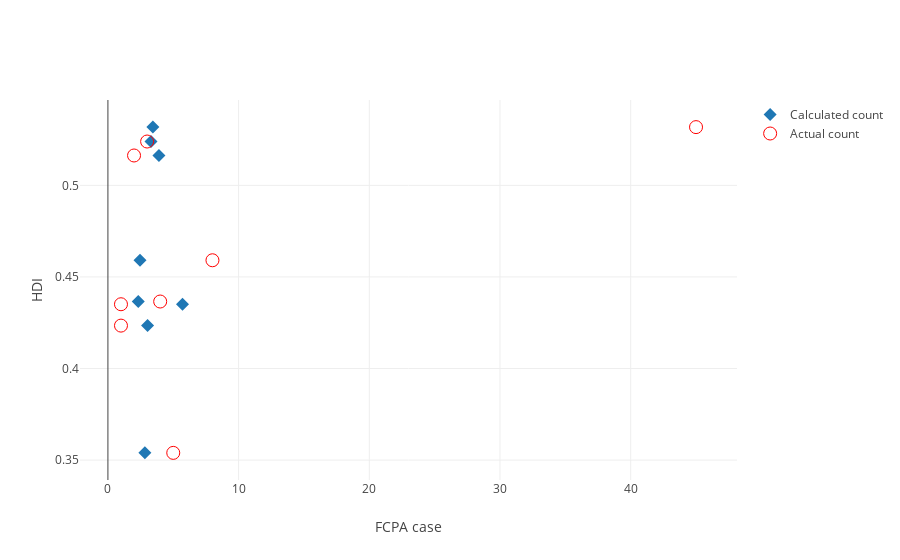

Notebook cell for this chart:
### Code cell
df_hdi_low['Calc Count'] = lm_low.predict(df_hdi_low[['total_inf']])





import plotly.plotly as py
import plotly.graph_objs as go
trace1 = go.Scatter(
    x = np.exp(df_hdi_low['Calc Count']),
    y = df_hdi_low['score'],
    text = df_hdi_low['Legend'],
    mode='markers',
    marker=dict(symbol = 'diamond', size=10),
    name = 'Calculated count'
)

trace2 = go.Scatter(
    x = df_hdi_low['Count'],
    y = df_hdi_low['score'],
    text = df_hdi_low['Legend'],
    mode='markers',
    marker=dict(size=13, color ='red', symbol = "circle-open"),    
    name = 'Actual count'
)

layout = go.Layout(
    xaxis=dict(
        title = 'FCPA case'
    ),
    yaxis=dict(
        title = 'HDI'
    )
)
data = [trace1, trace2]

plotly.offline.iplot({'data': data, 'layout': layout}, filename='HDI vs fcpa: very high HDI', config={'showLink': False})

### Figure 1 — Plotly figure (JSON) as saved in the notebook; plotly's stock layout.template omitted (floating-point values rounded to 4 significant figures)
{"data": [{"marker": {"size": 10, "symbol": "diamond"}, "mode": "markers", "name": "Calculated count", "text": ["pm 11.0<br>cti 7.0<br>rt 0.0", "pm 3.0<br>cti 4.0<br>rt 0.0", "pm 5.0<br>cti 5.0<br>rt 4.0", "pm 6.0<br>cti 2.0<br>rt 0.0", "pm 4.0<br>cti 1.0<br>rt 0.0", "pm 16.0<br>cti 1.0<br>rt 0.0", "pm 6.0<br>cti 2.0<br>rt 0.0", "pm 6.0<br>cti 2.0<br>rt 0.0"], "type": "scatter", "uid": "fdf68ef6-ca14-11e8-997d-c48e8ff48516", "x": [3.441, 3.3, 3.905, 2.457, 2.323, 5.706, 3.033, 2.827], "y": [0.5318, 0.5239, 0.5163, 0.4591, 0.4366, 0.4351, 0.4234, 0.3539]}, {"marker": {"color": "red", "size": 13, "symbol": "circle-open"}, "mode": "markers", "name": "Actual count", "text": ["pm 11.0<br>cti 7.0<br>rt 0.0", "pm 3.0<br>cti 4.0<br>rt 0.0", "pm 5.0<br>cti 5.0<br>rt 4.0", "pm 6.0<br>cti 2.0<br>rt 0.0", "pm 4.0<br>cti 1.0<br>rt 0.0", "pm 16.0<br>cti 1.0<br>rt 0.0", "pm 6.0<br>cti 2.0<br>rt 0.0", "pm 6.0<br>cti 2.0<br>rt 0.0"], "type": "scatter", "uid": "fdf68ef7-ca14-11e8-89c4-c48e8ff48516", "x": [45, 3, 2, 8, 4, 1, 1, 5], "y": [0.5318, 0.5239, 0.5163, 0.4591, 0.4366, 0.4351, 0.4234, 0.3539]}], "layout": {"xaxis": {"title": "FCPA case"}, "yaxis": {"title": "HDI"}}}
